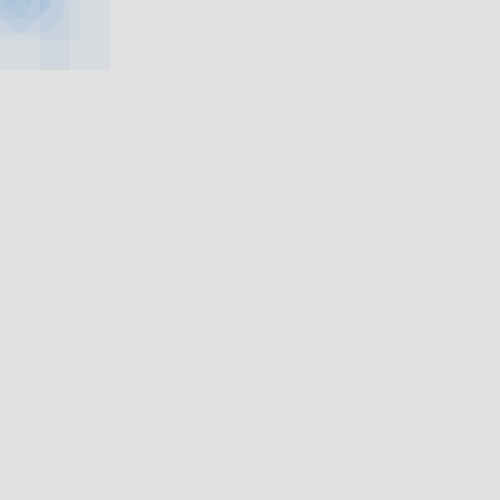
Frame 1 (no input)
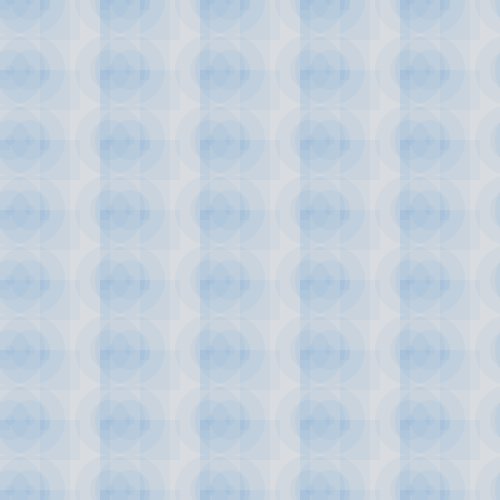
Frame 60 (the mouse pressed at the canvas centre just before this capture)
Frame 120 (the mouse held since frame 60 and released just before this capture): identical to frame 60, image omitted

The Processing sketch that drew these frames (run headless with seeded random() and noise(); from frame 60 on, the mouse is pressed at the canvas centre):

// Processing sketch: processing_31884
// ── processing_31884.pde

int xPos = 0;
int yPos = 0;
int shapeSize = 10;

void setup(){
  size(500, 500);
  background(225);
  noStroke();
  smooth();
  fill(0,90,212,10);
  frameRate(10);
}

void draw(){
  
  while (shapeSize<100){
    rect (xPos,yPos,shapeSize,shapeSize);
    ellipse (xPos+10,yPos,shapeSize,shapeSize);
    ellipse (xPos+30,yPos,shapeSize,shapeSize);
    rect (xPos+40,yPos,shapeSize,shapeSize);
    shapeSize = shapeSize+30;
  }
  
  xPos = xPos + 100;
  shapeSize = 10;
  
  if(xPos>500){
    yPos = yPos + 70;
    xPos = 0;
  }
}
